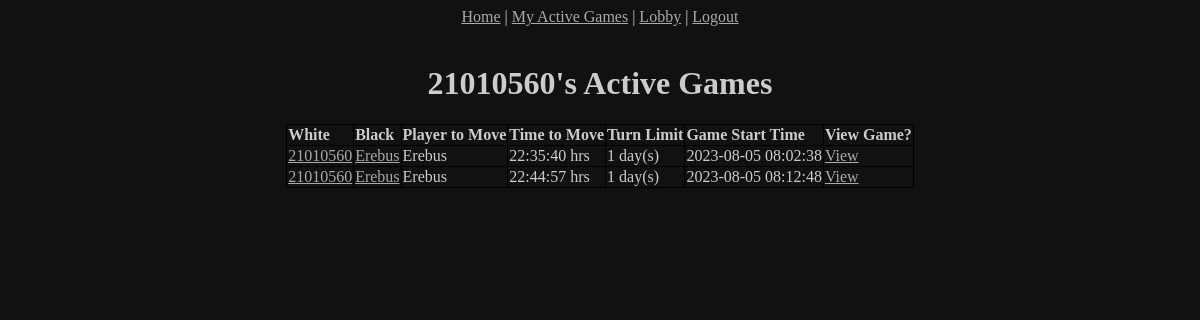
The page /activegames?id=1 (signed in) on the database its author committed.
### tables this page shows
CREATE TABLE "users" (
	"id"	INTEGER NOT NULL UNIQUE,
	"username"	TEXT NOT NULL,
	"password"	TEXT NOT NULL,
	"email"	TEXT NOT NULL,
	"rating"	INTEGER NOT NULL,
	"notifications"	INTEGER NOT NULL,
	"timestamp"	TEXT NOT NULL DEFAULT (datetime(CURRENT_TIMESTAMP, 'localtime')),
	PRIMARY KEY("id" AUTOINCREMENT)
);

CREATE TABLE "games" (
	"id"	INTEGER NOT NULL UNIQUE,
	"player_white_id"	INTEGER NOT NULL,
	"player_black_id"	INTEGER NOT NULL,
	"turn_day_limit"	INTEGER NOT NULL DEFAULT 1,
	"to_move"	INTEGER NOT NULL,
	"move_start_time"	TEXT NOT NULL DEFAULT (datetime(CURRENT_TIMESTAMP, 'localtime')),
	"status"	TEXT NOT NULL DEFAULT 'no_move',
	"winner"	INTEGER,
	"pgn"	TEXT,
	"public"	INTEGER NOT NULL DEFAULT 1,
	"timestamp"	TEXT NOT NULL DEFAULT (datetime(CURRENT_TIMESTAMP, 'localtime')),
	PRIMARY KEY("id" AUTOINCREMENT)
);

### chesscorpy/app.py (the view)
@app.route('/activegames')
@helpers.login_required
def activegames():
    my_move = request.args.get('my_move')
    if request.args.get('id'):
        user_id = request.args.get('id', type=int)
    else:
        user_id = user.get_logged_in_id()
    if my_move and user_id == user.get_logged_in_id():
        games_ = games.get_active_games_to_move(user_id)
    else:
        games_ = games.get_active_games(user_id)
    username = user.get_data_by_id(user_id, ['username'])['username']
    if user_id == user.get_logged_in_id():
        my_games = True
    else:
        my_games = False
    return render_template('activegames.html',
                           games=games.format_active_games(games_),
                           username=username, my_games=my_games)

### chesscorpy/database.py (called while the page is built)
def sql_exec(db, query, query_args=(), get_all=True, get_last_row=False):
    db = connect(db)
    db.row_factory = Row
    cur = db.cursor()
    data = cur.execute(query, query_args)
    data = data.fetchall() if get_all else data.fetchone()
    last_row_id = cur.lastrowid if get_last_row else None
    db.commit()
    db.close()
    return data if not get_last_row else last_row_id

def row_to_dict(row):
    return dict(row)

def rows_to_list(rows):
    return [row_to_dict(row) for row in rows]

### chesscorpy/games.py (called while the page is built)
def get_active_games(user_id):
    query = ('SELECT * FROM games WHERE (player_white_id = ? OR '
             f'player_black_id = ?) AND (status = "{Status.NO_MOVE}" OR '
             f'status = "{Status.IN_PROGRESS}") AND '
             '(public = 1 OR player_white_id = ? OR player_black_id = ?)')
    query_args = ([user_id] * 2) + ([user.get_logged_in_id()] * 2)
    return database.sql_exec(database.DATABASE_FILE, query, query_args)

def format_active_games(games_data):
    games_data = database.rows_to_list(games_data)
    for game_ in games_data:
        white = user.get_data_by_id(game_['player_white_id'],
                                    ['id', 'username'])
        game_['white_name'] = white['username']
        game_['white_id'] = white['id']
        black = user.get_data_by_id(game_['player_black_id'],
                                    ['id', 'username'])
        game_['black_name'] = black['username']
        game_['black_id'] = black['id']
        game_['player_to_move'] = user.get_data_by_id(game_['to_move'],
                                                      ['username'])['username']
        game_['time_to_move'] = (
            helpers.get_turn_time_left(game_['move_start_time'],
                                       game_['turn_day_limit']))
    return games_data

### chesscorpy/helpers.py (called while the page is built)
def login_required(f):
    @wraps(f)
    def decorated_function(*args, **kwargs):
        if not user.logged_in():
            return redirect('/login')
        return f(*args, **kwargs)
    return decorated_function

def get_turn_time_left(turn_start, turnlimit):
    return (datetime.datetime.strptime(turn_start, '%Y-%m-%d %H:%M:%S')
            + (datetime.timedelta(days=turnlimit))
            - datetime.datetime.now().replace(microsecond=0))

### chesscorpy/user.py (called while the page is built)
def get_data_by_id(userid, fields='*'):
    query = f'SELECT {",".join(fields)} FROM users WHERE id = ? LIMIT 1'
    query_args = [userid]
    return database.sql_exec(database.DATABASE_FILE, query, query_args, False)

### chesscorpy/templates/activegames.html (shortened to what this page needs)
{% extends "layout.html" %}
{% block main %}
    <h1>{{ username }}'s Active Games</h1>
    <table>
        <tr>
            <td><b>White</b></td>
            <td><b>Black</b></td>
            <td><b>Player to Move</b></td>
            <td><b>Time to Move</b></td>
            <td><b>Turn Limit</b></td>
            <td><b>Game Start Time</b></td>
            <td><b>View Game?</b></td>
        </tr>
    {% for game in games %}
        <tr>
            <td><a href="/profile?id={{ game.white_id }}">{{ game.white_name }}</a></td>
            <td><a href="/profile?id={{ game.black_id }}">{{ game.black_name }}</a></td>
            <td>{{ game.player_to_move }}</td>
            <td>{{ game.time_to_move }} hrs</td>
            <td>{{ game.turn_day_limit }} day(s)</td>
            <td>{{ game.timestamp }}</td>
            <td><a href="/game?id={{ game.id }}">View</a></td>
        </tr>
    {% endfor %}
    </table>
    <br>
{% endblock %}

### chesscorpy/static/css/style.css (style rules this page uses)
body { background-color: #111111; color: #CCCCCC; }
a { color: #AAAAAA; }
table, th, td { border: 1px solid black; border-collapse: collapse; }

### rows shown on the page
users: username "21010560", white_name "21010560" "21010560"
users: black_name "Erebus" "Erebus", player_to_move "Erebus" "Erebus"
games: timestamp "2023-08-05 08:02:38"
games: timestamp "2023-08-05 08:12:48"

### other values the page prints
{{ game.time_to_move }} "22:35:40" "22:44:57"
{{ game.turn_day_limit }} "1" "1"
